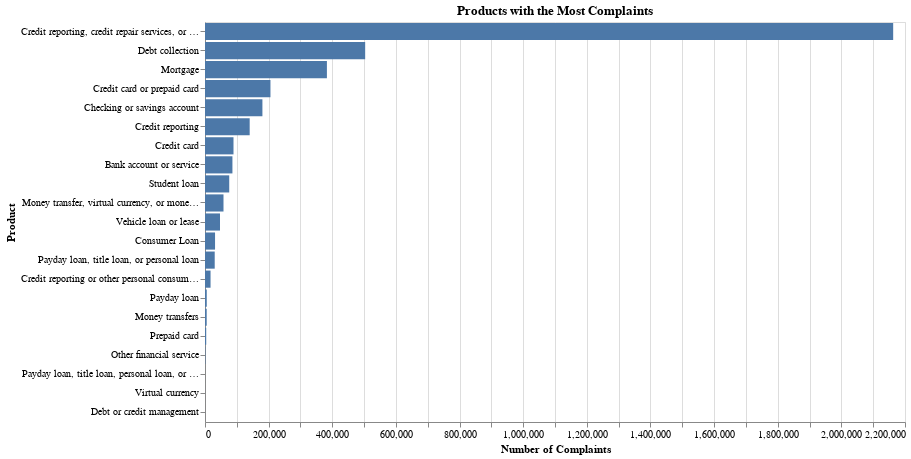

The notebook cell this image was saved under:
### Markdown cell above
Products with the Most Complaints

### Code cell
# Calculate product complaint counts
product_complaint_counts = data.groupby('Product').size().sort_values(ascending=False).reset_index(name='Count')

# Create the Altair chart
chart = alt.Chart(product_complaint_counts).mark_bar().encode(
    y=alt.Y('Product:N', title='Product', sort='-x'),
    x=alt.X('Count:Q', title='Number of Complaints'),
    tooltip=['Product:N', 'Count:Q']
).properties(
    title='Products with the Most Complaints',
    width=700,
    height=400
)

chart

### Figure 1 — Vega-Lite specification as saved in the notebook (floating-point values rounded to 4 significant figures)
{"config": {"view": {"continuousWidth": 400, "continuousHeight": 300}}, "data": {"name": "data-7e12224bdf085ac8a0a53713d98f40a6"}, "mark": "bar", "encoding": {"tooltip": [{"field": "Product", "type": "nominal"}, {"field": "Count", "type": "quantitative"}], "x": {"field": "Count", "title": "Number of Complaints", "type": "quantitative"}, "y": {"field": "Product", "sort": "-x", "title": "Product", "type": "nominal"}}, "height": 400, "title": "Products with the Most Complaints", "width": 700, "$schema": "https://vega.github.io/schema/vega-lite/v5.2.0.json", "datasets": {"data-7e12224bdf085ac8a0a53713d98f40a6": [{"Product": "Credit reporting, credit repair services, or other personal consumer reports", "Count": 2162845}, {"Product": "Debt collection", "Count": 503401}, {"Product": "Mortgage", "Count": 383137}, {"Product": "Credit card or prepaid card", "Count": 205725}, {"Product": "Checking or savings account", "Count": 180437}, {"Product": "Credit reporting", "Count": 140429}, {"Product": "Credit card", "Count": 89569}, {"Product": "Bank account or service", "Count": 86205}, {"Product": "Student loan", "Count": 76153}, {"Product": "Money transfer, virtual currency, or money service", "Count": 58142}, {"Product": "Vehicle loan or lease", "Count": 47080}, {"Product": "Consumer Loan", "Count": 31575}, {"Product": "Payday loan, title loan, or personal loan", "Count": 30539}, {"Product": "Credit reporting or other personal consumer reports", "Count": 17452}, {"Product": "Payday loan", "Count": 5541}, {"Product": "Money transfers", "Count": 5354}, {"Product": "Prepaid card", "Count": 3826}, {"Product": "Other financial service", "Count": 1058}, {"Product": "Payday loan, title loan, personal loan, or advance loan", "Count": 30}, {"Product": "Virtual currency", "Count": 18}, {"Product": "Debt or credit management", "Count": 14}]}}
